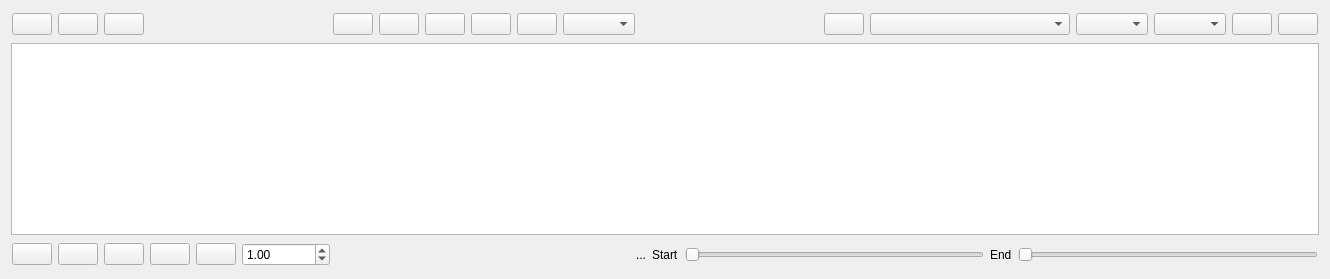
          <widget class="QWidget" name="tab_7">
           <attribute name="icon">
            <iconset resource="icons.qrc">
             <normaloff>:/Icons/icons/clock.svg</normaloff>:/Icons/icons/clock.svg</iconset>
           </attribute>
           <attribute name="title">
            <string>Time events</string>
           </attribute>
           <layout class="QVBoxLayout" name="verticalLayout_14">
            <item>
             <widget class="QFrame" name="frame">
              <property name="frameShape">
               <enum>QFrame::NoFrame</enum>
              </property>
              <property name="frameShadow">
               <enum>QFrame::Raised</enum>
              </property>
              <layout class="QHBoxLayout" name="horizontalLayout">
               <property name="leftMargin">
                <number>1</number>
               </property>
               <property name="topMargin">
                <number>2</number>
               </property>
               <property name="rightMargin">
                <number>1</number>
               </property>
               <property name="bottomMargin">
                <number>2</number>
               </property>
               <item>
                <widget class="QPushButton" name="new_profiles_structure_pushButton">
                 <property name="toolTip">
                  <string>Create profiles</string>
                 </property>
                 <property name="text">
                  <string/>
                 </property>
                 <property name="icon">
                  <iconset resource="icons.qrc">
                   <normaloff>:/Icons/icons/new.svg</normaloff>:/Icons/icons/new.svg</iconset>
                 </property>
                </widget>
               </item>
               <item>
                <widget class="QPushButton" name="delete_profiles_structure_pushButton">
                 <property name="toolTip">
                  <string>Delete profiles</string>
                 </property>
                 <property name="text">
                  <string/>
                 </property>
                 <property name="icon">
                  <iconset resource="icons.qrc">
                   <normaloff>:/Icons/icons/delete.svg</normaloff>:/Icons/icons/delete.svg</iconset>
                 </property>
                </widget>
               </item>
               <item>
                <widget class="QPushButton" name="edit_profiles_pushButton">
                 <property name="toolTip">
                  <string>Import profiles</string>
                 </property>
                 <property name="text">
                  <string/>
                 </property>
                 <property name="icon">
                  <iconset resource="icons.qrc">
                   <normaloff>:/Icons/icons/import_profiles.svg</normaloff>:/Icons/icons/import_profiles.svg</iconset>
                 </property>
                 <property name="flat">
                  <bool>false</bool>
                 </property>
                </widget>
               </item>
               <item>
                <spacer name="horizontalSpacer">
                 <property name="orientation">
                  <enum>Qt::Horizontal</enum>
                 </property>
                 <property name="sizeHint" stdset="0">
                  <size>
                   <width>183</width>
                   <height>20</height>
                  </size>
                 </property>
                </spacer>
               </item>
               <item>
                <widget class="QPushButton" name="undo_pushButton">
                 <property name="toolTip">
                  <string>Un-do action (only for the current profile)</string>
                 </property>
                 <property name="text">
                  <string/>
                 </property>
                 <property name="icon">
                  <iconset resource="icons.qrc">
                   <normaloff>:/Icons/icons/undo.svg</normaloff>:/Icons/icons/undo.svg</iconset>
                 </property>
                </widget>
               </item>
               <item>
                <widget class="QPushButton" name="redo_pushButton">
                 <property name="toolTip">
                  <string>Re-do action (only for the current profile)</string>
                 </property>
                 <property name="text">
                  <string/>
                 </property>
                 <property name="icon">
                  <iconset resource="icons.qrc">
                   <normaloff>:/Icons/icons/redo.svg</normaloff>:/Icons/icons/redo.svg</iconset>
                 </property>
                </widget>
               </item>
               <item>
                <widget class="QPushButton" name="copy_profile_pushButton">
                 <property name="toolTip">
                  <string>Copy displayed profile</string>
                 </property>
                 <property name="statusTip">
                  <string/>
                 </property>
                 <property name="text">
                  <string/>
                 </property>
                 <property name="icon">
                  <iconset resource="icons.qrc">
                   <normaloff>:/Icons/icons/copy.svg</normaloff>:/Icons/icons/copy.svg</iconset>
                 </property>
                </widget>
               </item>
               <item>
                <widget class="QPushButton" name="paste_profiles_pushButton">
                 <property name="toolTip">
                  <string>Paste clipboard into the displayed profile</string>
                 </property>
                 <property name="text">
                  <string/>
                 </property>
                 <property name="icon">
                  <iconset resource="icons.qrc">
                   <normaloff>:/Icons/icons/paste.svg</normaloff>:/Icons/icons/paste.svg</iconset>
                 </property>
                </widget>
               </item>
               <item>
                <widget class="QPushButton" name="set_linear_combination_profile_pushButton">
                 <property name="toolTip">
                  <string>&lt;html&gt;&lt;head/&gt;&lt;body&gt;&lt;p&gt;Copy the selected profile into the profiles selected next to this button&lt;/p&gt;&lt;/body&gt;&lt;/html&gt;</string>
                 </property>
                 <property name="text">
                  <string/>
                 </property>
                 <property name="icon">
                  <iconset resource="icons.qrc">
                   <normaloff>:/Icons/icons/copy2right.svg</normaloff>:/Icons/icons/copy2right.svg</iconset>
                 </property>
                </widget>
               </item>
               <item>
                <widget class="QComboBox" name="device_type_magnitude_comboBox_2">
                 <property name="toolTip">
                  <string>Profile where to copy the current profile</string>
                 </property>
                </widget>
               </item>
               <item>
                <spacer name="horizontalSpacer_7">
                 <property name="orientation">
                  <enum>Qt::Horizontal</enum>
                 </property>
                 <property name="sizeHint" stdset="0">
                  <size>
                   <width>183</width>
                   <height>20</height>
                  </size>
                 </property>
                </spacer>
               </item>
               <item>
                <widget class="QPushButton" name="set_profile_state_button">
                 <property name="toolTip">
                  <string>Assign the values of the selected time step into the grid</string>
                 </property>
                 <property name="text">
                  <string/>
                 </property>
                 <property name="icon">
                  <iconset resource="icons.qrc">
                   <normaloff>:/Icons/icons/copy2left.svg</normaloff>:/Icons/icons/copy2left.svg</iconset>
                 </property>
                </widget>
               </item>
               <item>
                <widget class="QComboBox" name="profile_time_selection_comboBox">
                 <property name="minimumSize">
                  <size>
                   <width>200</width>
                   <height>0</height>
                  </size>
                 </property>
                 <property name="toolTip">
                  <string>Time step selector</string>
                 </property>
                </widget>
               </item>
               <item>
                <widget class="QComboBox" name="profile_device_type_comboBox">
                 <property name="toolTip">
                  <string>Device type</string>
                 </property>
                </widget>
               </item>
               <item>
                <widget class="QComboBox" name="device_type_magnitude_comboBox">
                 <property name="toolTip">
                  <string>Magnitude with profile</string>
                 </property>
                </widget>
               </item>
               <item>
                <widget class="QPushButton" name="profile_display_pushButton">
                 <property name="toolTip">
                  <string>Display the profile</string>
                 </property>
                 <property name="text">
                  <string/>
                 </property>
                 <property name="icon">
                  <iconset resource="icons.qrc">
                   <normaloff>:/Icons/icons/magnifying_glass.svg</normaloff>:/Icons/icons/magnifying_glass.svg</iconset>
                 </property>
                </widget>
               </item>
               <item>
                <widget class="QPushButton" name="plot_time_series_pushButton">
                 <property name="toolTip">
                  <string>Plot the selected object's profile</string>
                 </property>
                 <property name="text">
                  <string/>
                 </property>
                 <property name="icon">
                  <iconset resource="icons.qrc">
                   <normaloff>:/Icons/icons/plot.svg</normaloff>:/Icons/icons/plot.svg</iconset>
                 </property>
                </widget>
               </item>
              </layout>
             </widget>
            </item>
            <item>
             <widget class="QTableView" name="profiles_tableView">
              <property name="layoutDirection">
               <enum>Qt::LeftToRight</enum>
              </property>
             </widget>
            </item>
            <item>
             <widget class="QFrame" name="frame_12">
              <property name="frameShape">
               <enum>QFrame::NoFrame</enum>
              </property>
              <property name="frameShadow">
               <enum>QFrame::Raised</enum>
              </property>
              <layout class="QHBoxLayout" name="horizontalLayout_4">
               <property name="leftMargin">
                <number>1</number>
               </property>
               <property name="topMargin">
                <number>2</number>
               </property>
               <property name="rightMargin">
                <number>1</number>
               </property>
               <property name="bottomMargin">
                <number>2</number>
               </property>
               <item>
                <widget class="QPushButton" name="profile_add_pushButton">
                 <property name="toolTip">
                  <string>Add value to the profile</string>
                 </property>
                 <property name="text">
                  <string/>
                 </property>
                 <property name="icon">
                  <iconset resource="icons.qrc">
                   <normaloff>:/Icons/icons/plus.svg</normaloff>:/Icons/icons/plus.svg</iconset>
                 </property>
                </widget>
               </item>
               <item>
                <widget class="QPushButton" name="profile_subtract_pushButton">
                 <property name="toolTip">
                  <string>Subtract value from the profile</string>
                 </property>
                 <property name="text">
                  <string/>
                 </property>
                 <property name="icon">
                  <iconset resource="icons.qrc">
                   <normaloff>:/Icons/icons/minus.svg</normaloff>:/Icons/icons/minus.svg</iconset>
                 </property>
                </widget>
               </item>
               <item>
                <widget class="QPushButton" name="profile_multiply_pushButton">
                 <property name="toolTip">
                  <string>Multiply the profile by a value</string>
                 </property>
                 <property name="text">
                  <string/>
                 </property>
                 <property name="icon">
                  <iconset resource="icons.qrc">
                   <normaloff>:/Icons/icons/multiply.svg</normaloff>:/Icons/icons/multiply.svg</iconset>
                 </property>
                </widget>
               </item>
               <item>
                <widget class="QPushButton" name="profile_divide_pushButton">
                 <property name="toolTip">
                  <string>Divide the profile by a value</string>
                 </property>
                 <property name="text">
                  <string/>
                 </property>
                 <property name="icon">
                  <iconset resource="icons.qrc">
                   <normaloff>:/Icons/icons/divide.svg</normaloff>:/Icons/icons/divide.svg</iconset>
                 </property>
                </widget>
               </item>
               <item>
                <widget class="QPushButton" name="set_profile_value_pushButton">
                 <property name="toolTip">
                  <string>Set the value to all or to the selection</string>
                 </property>
                 <property name="text">
                  <string/>
                 </property>
                 <property name="icon">
                  <iconset resource="icons.qrc">
                   <normaloff>:/Icons/icons/copy2up.svg</normaloff>:/Icons/icons/copy2up.svg</iconset>
                 </property>
                </widget>
               </item>
               <item>
                <widget class="QDoubleSpinBox" name="profile_factor_doubleSpinBox">
                 <property name="minimum">
                  <double>-999999.000000000000000</double>
                 </property>
                 <property name="maximum">
                  <double>9999999.000000000000000</double>
                 </property>
                 <property name="value">
                  <double>1.000000000000000</double>
                 </property>
                </widget>
               </item>
               <item>
                <spacer name="horizontalSpacer_13">
                 <property name="orientation">
                  <enum>Qt::Horizontal</enum>
                 </property>
                 <property name="sizeHint" stdset="0">
                  <size>
                   <width>267</width>
                   <height>20</height>
                  </size>
                 </property>
                </spacer>
               </item>
               <item>
                <widget class="QLabel" name="profile_label">
                 <property name="text">
                  <string>...</string>
                 </property>
                </widget>
               </item>
               <item>
                <widget class="QLabel" name="label_36">
                 <property name="text">
                  <string>Start</string>
                 </property>
                </widget>
               </item>
               <item>
                <widget class="QSlider" name="profile_start_slider">
                 <property name="orientation">
                  <enum>Qt::Horizontal</enum>
                 </property>
                </widget>
               </item>
               <item>
                <widget class="QLabel" name="label_35">
                 <property name="text">
                  <string>End</string>
                 </property>
                </widget>
               </item>
               <item>
                <widget class="QSlider" name="profile_end_slider">
                 <property name="orientation">
                  <enum>Qt::Horizontal</enum>
                 </property>
                </widget>
               </item>
              </layout>
             </widget>
            </item>
           </layout>
          </widget>
